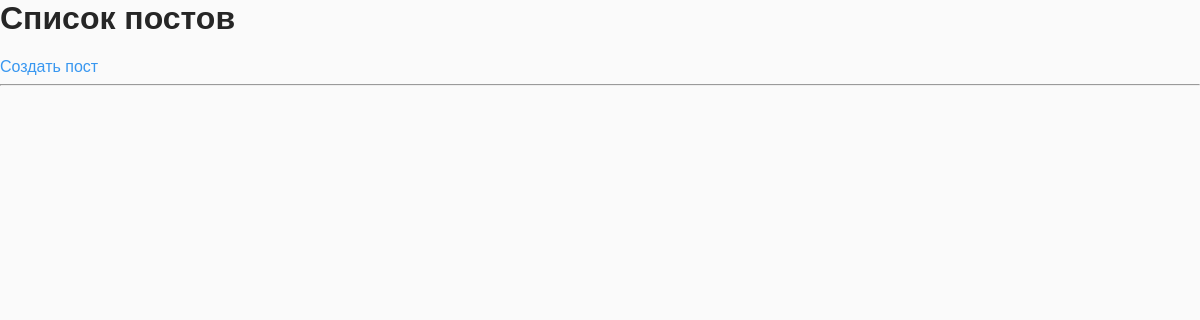
The app's page /posts/, older data.
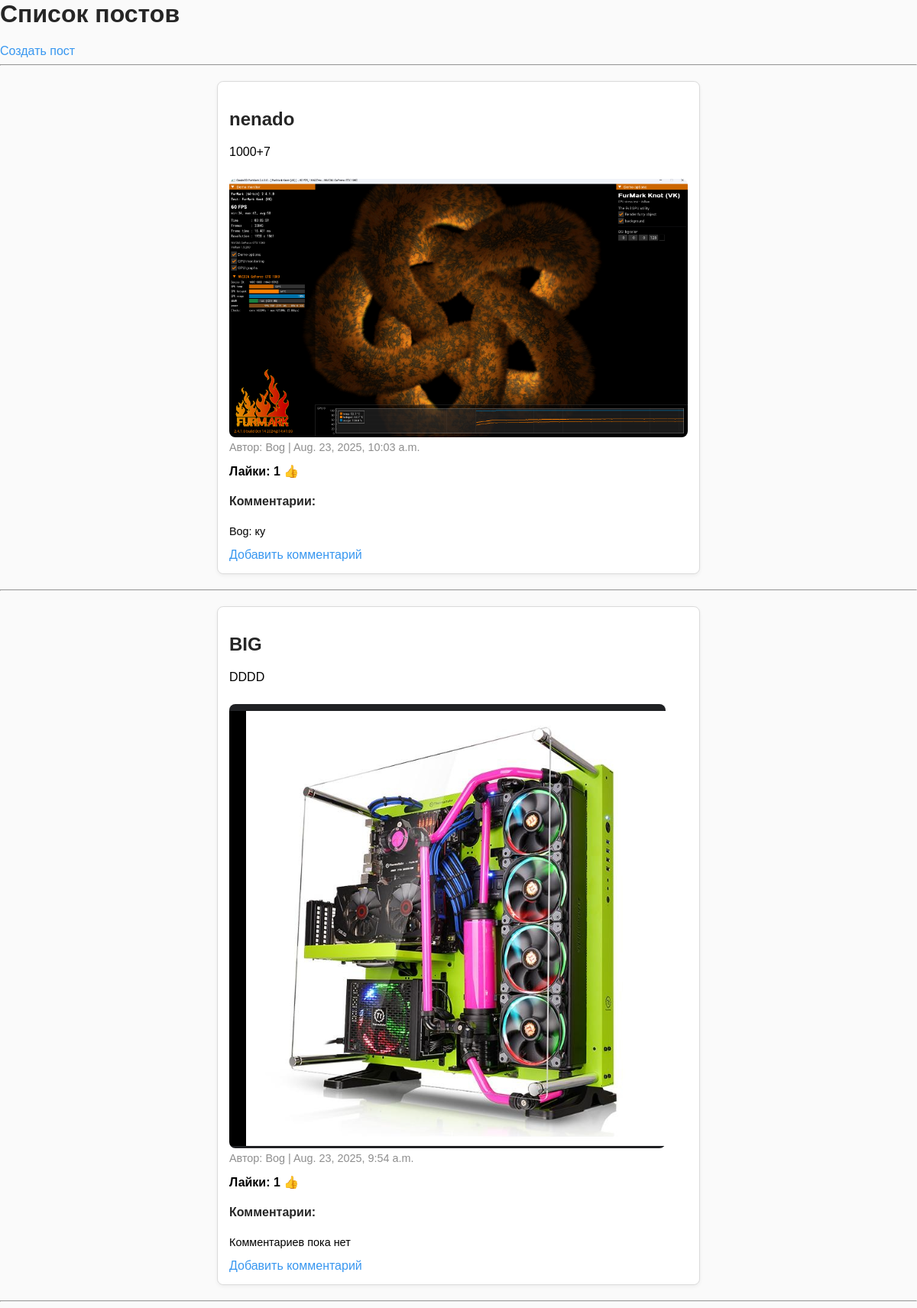
The same page, newer data.
### posts/models.py (models this page shows, shortened)
class Post(models.Model):
    user = models.ForeignKey(User, on_delete=models.CASCADE, related_name='posts')
    title = models.CharField(max_length=200)
    content = models.TextField()
    image = models.ImageField(upload_to='posts/', blank=True, null=True)
    created_at = models.DateTimeField(auto_now_add=True)
    likes = models.ManyToManyField(User, related_name='liked_posts', blank=True)
    def total_likes(self):
        return self.likes.count()

class Comment(models.Model):
    post = models.ForeignKey(Post, on_delete=models.CASCADE, related_name='comments')
    user = models.ForeignKey(User, on_delete=models.CASCADE)
    content = models.TextField()
    created_at = models.DateTimeField(auto_now_add=True)

### posts/views.py (the view)
# urls.py: path('', views.posts_list, name='posts_list'),
def posts_list(request):
    posts = Post.objects.all().order_by('-created_at')
    return render(request, 'posts/posts_list.html', {'posts': posts})

### templates/posts/posts_list.html
{% load static %}
<link rel="stylesheet" href="{% static 'posts/styles.css' %}">
<h1>Список постов</h1>
<a href="{% url 'post_create' %}">Создать пост</a>
<hr>
{% for post in posts %}
<div class="post-card">
    <h2>{{ post.title }}</h2>
    <p>{{ post.content }}</p>
    {% if post.image %}
      <img src="{{ post.image.url }}" class="post-image">
    {% endif %}
    <p class="post-meta">
        Автор: {{ post.user.username }} | {{ post.created_at }}
    </p>
    <p class="likes">
        Лайки: {{ post.total_likes }}
        <a href="{% url 'like_post' post.id %}" class="like-button">👍</a>
    </p>
    <h4>Комментарии:</h4>
    {% for comment in post.comments.all %}
        <p class="comment">{{ comment.user.username }}: {{ comment.content }}</p>
    {% empty %}
        <p class="comment">Комментариев пока нет</p>
    {% endfor %}
    <a href="{% url 'add_comment' post.id %}" class="add-comment">Добавить комментарий</a>
</div>
<hr>
{% endfor %}

###  static/posts/styles.css (style rules this page uses)
a { text-decoration: none; color: #3897f0; }
h1, h2, h3, h4 { color: #262626; }
.post-card { background-color: #fff; border: 1px solid #dbdbdb; border-radius: 8px; padding: 15px; margin: 20px auto; max-width: 600px; box-shadow: 0 2px 5px rgba(0,0,0,0.05); }
.post-card img { max-width: 100%; border-radius: 8px; margin-top: 10px; }
.post-meta { font-size: 0.9em; color: #8e8e8e; margin-top: 5px; }
.likes { font-weight: bold; margin-top: 10px; }
.comment { font-size: 0.9em; margin-top: 5px; }

Row changes from the older to the newer data that the page shows:
added Post: title "nenado", content "1000+7", image (picture), user.username "Bog", created_at "Aug. 23, 2025, 10:03 a.m.", total_likes "1"
added Comment: user.username "Bog", content "ку"
added Post: title "BIG", content "DDDD", image (picture), user.username "Bog", created_at "Aug. 23, 2025, 9:54 a.m.", total_likes "1"
